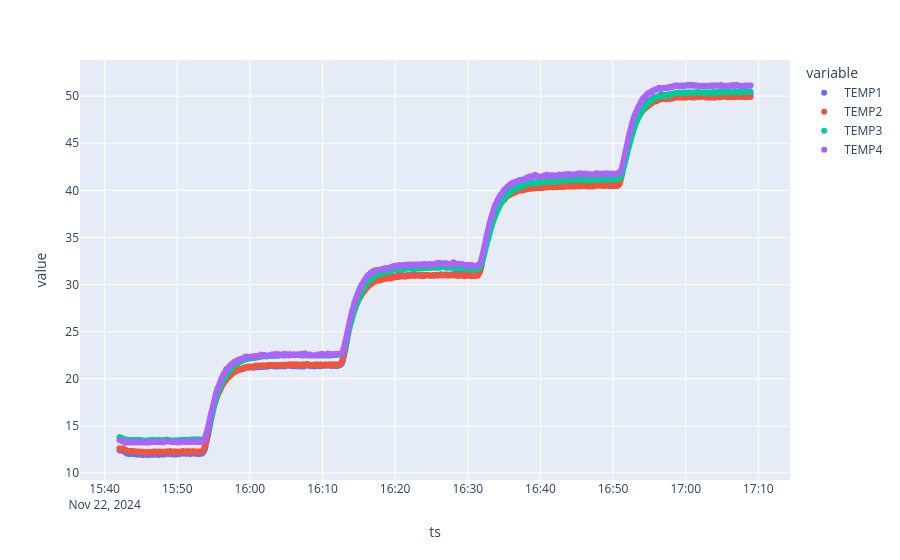

The notebook cell saved with this chart:
### Code cell
fig = px.scatter(data, x=data.index,y=["TEMP1", "TEMP2", "TEMP3", "TEMP4"])
fig.update_layout(hovermode="x unified")
fig.show()

### Figure 1 — Plotly figure (JSON) as saved in the notebook; plotly's stock layout.template omitted (floating-point values rounded to 4 significant figures; data arrays with more than 128 entries replaced by an {"elided": "..."} marker saying what was removed)
{"data": [{"hovertemplate": "variable=TEMP1<br>ts=%{x}<br>value=%{y}<extra></extra>", "legendgroup": "TEMP1", "marker": {"color": "#636efa", "symbol": "circle"}, "mode": "markers", "name": "TEMP1", "showlegend": true, "type": "scattergl", "x": {"elided": "1912 str values"}, "xaxis": "x", "y": {"elided": "1912 float values"}, "yaxis": "y"}, {"hovertemplate": "variable=TEMP2<br>ts=%{x}<br>value=%{y}<extra></extra>", "legendgroup": "TEMP2", "marker": {"color": "#EF553B", "symbol": "circle"}, "mode": "markers", "name": "TEMP2", "showlegend": true, "type": "scattergl", "x": {"elided": "1912 str values"}, "xaxis": "x", "y": {"elided": "1912 float values"}, "yaxis": "y"}, {"hovertemplate": "variable=TEMP3<br>ts=%{x}<br>value=%{y}<extra></extra>", "legendgroup": "TEMP3", "marker": {"color": "#00cc96", "symbol": "circle"}, "mode": "markers", "name": "TEMP3", "showlegend": true, "type": "scattergl", "x": {"elided": "1912 str values"}, "xaxis": "x", "y": {"elided": "1912 float values"}, "yaxis": "y"}, {"hovertemplate": "variable=TEMP4<br>ts=%{x}<br>value=%{y}<extra></extra>", "legendgroup": "TEMP4", "marker": {"color": "#ab63fa", "symbol": "circle"}, "mode": "markers", "name": "TEMP4", "showlegend": true, "type": "scattergl", "x": {"elided": "1912 str values"}, "xaxis": "x", "y": {"elided": "1912 float values"}, "yaxis": "y"}], "layout": {"hovermode": "x unified", "legend": {"title": {"text": "variable"}, "tracegroupgap": 0}, "margin": {"t": 60}, "xaxis": {"anchor": "y", "domain": [0, 1], "title": {"text": "ts"}}, "yaxis": {"anchor": "x", "domain": [0, 1], "title": {"text": "value"}}}}
